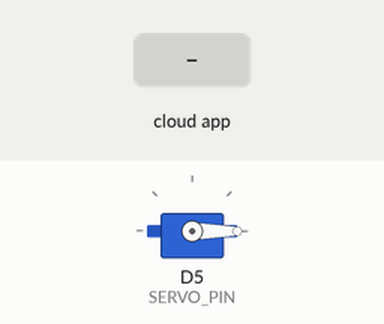
This sketch was run on a simulated ESP8266 (NodeMCU). On the bench: servo. Inputs (shaded band) come from the test bench. WiFi joins after 1.5 s; servers stay silent unless stated; the Firebase database answers and starts empty; what the sketch prints to the serial monitor is not drawn.

Above: at 2.9 s.
3.0 s: the phone or cloud app sets state to 1
At 3.8 s:
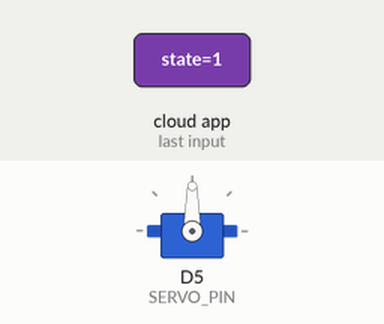
4.6 s: the phone or cloud app sets state to 0
At 5.6 s:
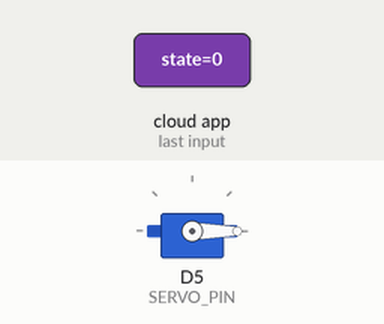
Timing chart, 0 to 7.6 s (numbered marks = the images above; inputs shaded):
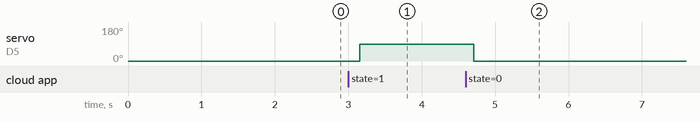

The sketch:

flag_release.ino
```cpp
/*
  Drone-based Flag Hoisting System - flag release controller
  -----------------------------------------------------------
  Board   : ESP8266 (NodeMCU / ESP-12E)
  Actuator: hobby servo driving the latch that holds the furled flag
  Control : Firebase Realtime Database over Wi-Fi

  The servo latch is driven by one integer in the database:

      /flag/state = 0  -> CLOSED (flag held furled under the drone)
      /flag/state = 1  -> OPEN   (latch releases, flag unfurls)

  The operator flips the value from the Firebase console while the drone
  hovers over the venue. The controller is independent of the flight
  controller: it only moves the latch.

  Fail-safe behaviour
  - Boots CLOSED and stays CLOSED until it reads an explicit 1.
  - Read errors, Wi-Fi loss or unexpected values never open the latch;
    the servo simply holds its last commanded position.
  - Setting the value back to 0 closes the latch again (for ground resets).

  Libraries (Arduino IDE / arduino-cli)
  - ESP8266 Arduino core (includes ESP8266WiFi and Servo)
  - "Firebase Arduino Client Library for ESP8266 and ESP32" by Mobizt
    (header: Firebase_ESP_Client.h)

  Copy secrets.example.h to secrets.h and fill in your own values.
  secrets.h is git-ignored so credentials never reach the repository.
*/

#include <Arduino.h>
#include <ESP8266WiFi.h>
#include <Servo.h>
#include <Firebase_ESP_Client.h>

#include "secrets.h"  // WIFI_SSID, WIFI_PASSWORD, DATABASE_URL, DATABASE_SECRET

// ---------- hardware ----------
const uint8_t SERVO_PIN = D5;          // GPIO14
const int     ANGLE_CLOSED = 0;        // latch locked  (tune on the bench)
const int     ANGLE_OPEN   = 90;       // latch released (tune on the bench)

// ---------- database ----------
const char *STATE_PATH = "/flag/state";   // written by the operator: 0 or 1
const char *ACK_PATH   = "/flag/servo";   // written by the board: position it applied

const unsigned long POLL_MS = 250;     // how often to read the command

Servo latch;
FirebaseData fbdo;
FirebaseAuth auth;
FirebaseConfig config;

int appliedState = 0;                  // what the servo is doing now
unsigned long lastPoll = 0;

void applyState(int state) {
  latch.write(state == 1 ? ANGLE_OPEN : ANGLE_CLOSED);
  appliedState = state;
  Serial.printf("[latch] %s\n", state == 1 ? "OPEN - flag released" : "CLOSED - flag held");
  // Echo the applied position so the operator can confirm it in the console.
  if (!Firebase.RTDB.setInt(&fbdo, ACK_PATH, appliedState)) {
    Serial.printf("[firebase] ack failed: %s\n", fbdo.errorReason().c_str());
  }
}

void connectWiFi() {
  WiFi.mode(WIFI_STA);
  WiFi.begin(WIFI_SSID, WIFI_PASSWORD);
  Serial.print("[wifi] connecting");
  while (WiFi.status() != WL_CONNECTED) {
    delay(300);
    Serial.print('.');
  }
  Serial.printf("\n[wifi] connected, IP %s, RSSI %d dBm\n",
                WiFi.localIP().toString().c_str(), WiFi.RSSI());
}

void setup() {
  Serial.begin(115200);
  delay(100);

  // Lock the latch before anything else, so a slow network can never
  // leave the flag unsecured.
  latch.attach(SERVO_PIN, 500, 2400);
  latch.write(ANGLE_CLOSED);

  connectWiFi();

  config.database_url = DATABASE_URL;
  config.signer.tokens.legacy_token = DATABASE_SECRET;
  Firebase.reconnectWiFi(true);
  fbdo.setBSSLBufferSize(4096, 1024);   // keeps TLS within ESP8266 RAM
  fbdo.setResponseSize(1024);
  Firebase.begin(&config, &auth);

  applyState(0);                        // publish CLOSED as the starting state
}

void loop() {
  if (millis() - lastPoll < POLL_MS) return;
  lastPoll = millis();

  if (!Firebase.ready()) return;

  if (Firebase.RTDB.getInt(&fbdo, STATE_PATH)) {
    int cmd = fbdo.to<int>();
    if ((cmd == 0 || cmd == 1) && cmd != appliedState) {
      applyState(cmd);
    }
    // Any other value is ignored: the latch keeps its last position.
  } else {
    // Network or database error: hold position, report, try again next poll.
    Serial.printf("[firebase] read failed: %s\n", fbdo.errorReason().c_str());
  }
}
```

secrets.example.h
```cpp
// Copy this file to secrets.h (same folder) and fill in your own values.
// secrets.h is listed in .gitignore - never commit real credentials.
#pragma once

#define WIFI_SSID       "your-wifi-name"
#define WIFI_PASSWORD   "your-wifi-password"

// Realtime Database URL, e.g. "https://your-project-default-rtdb.firebaseio.com/"
#define DATABASE_URL    "https://your-project-default-rtdb.firebaseio.com/"

// Database secret (Project settings > Service accounts > Database secrets)
#define DATABASE_SECRET "your-database-secret"
```

Measured:
- after the input at 3.0 s, servo on D5 (SERVO_PIN): 0° → 90° after 0.16 s
- after the input at 4.6 s, servo on D5 (SERVO_PIN): 90° → 0° after 0.11 s
